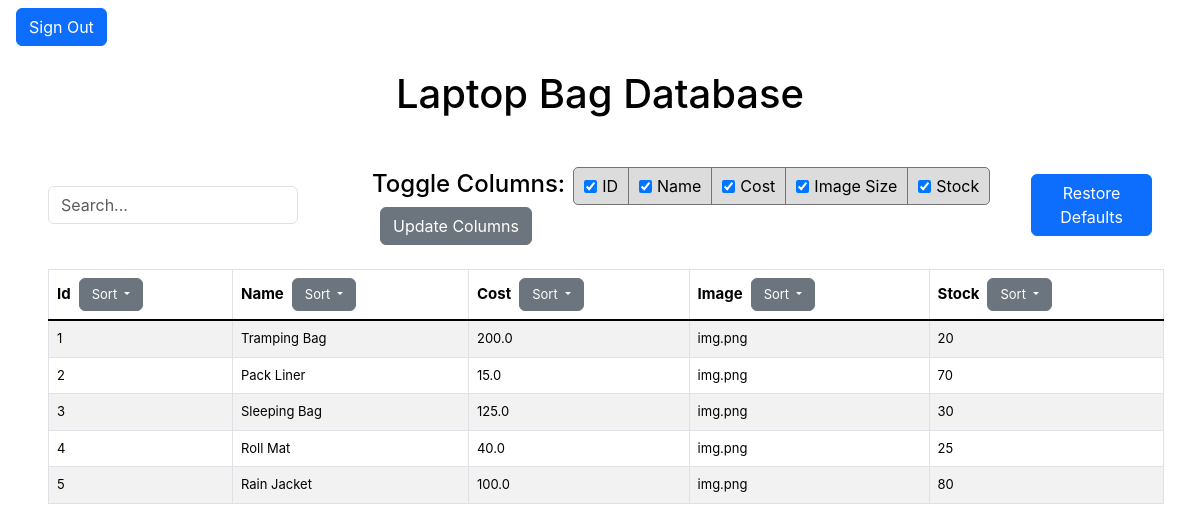
/index, run on the app's committed database.
### tables this page shows
CREATE TABLE tbl_items(
  	id INTEGER,
	name VARCHAR(50),
  	cost FLOAT,
  	image BLOB,
  	stock INT,
    PRIMARY KEY (id)
);

### app.py (the view, shortened to what this page needs)
@app.route('/index', methods=['GET', 'POST'])
def index():
    sortcolumn = 'id'
    sortvar = 'ASC'
    searchinput = ''
    columns = ['id', 'name', 'cost', 'image', 'stock']
    data = get_items(columns, searchinput, sortvar, sortcolumn)
    if request.form.get('action') == 'login':
       return redirect('/login')
    return render_template("index.html", items=data, columns=columns)

### app.py (called while the page is built)
def get_db_connection():
  conn = None;
  try:
      conn = sqlite3.connect("assets/shopped_data.db");
      print("---------------------------------------------------------------")
      print("[LOG] - Connected to database. Version", sqlite3.version);
  except Error as er:
      print(er);
  conn.row_factory = sqlite3.Row;
  sql = """
          PRAGMA foreign_keys = ON
          """
  conn.execute(sql);
  return conn

def get_items(columns, searchinput, sortvar, sortcolumn):
  conn = get_db_connection()
  cur = conn.cursor()
  sqlcolumns = ", ".join(columns)
  print("[LOG] - Attempting to execute SQL function")
  sql = f"""
  SELECT {sqlcolumns} FROM tbl_items
  WHERE (id LIKE '%{searchinput}%'
  OR name LIKE '%{searchinput}%'
  OR cost LIKE '%{searchinput}%'
  OR image LIKE '%{searchinput}%'
  OR stock LIKE '%{searchinput}%')
  ORDER BY {sortcolumn} {sortvar}
  """
  changed_table = cur.execute(sql).fetchall()
  print(f"[LOG] - Table has been updated. Sort type: {sortvar}, column sorted: {sortcolumn}, search input: {searchinput}.")
  print(f"[LOG] - Columns selected: {sqlcolumns}.")
  print("---------------------------------------------------------------")
  conn.close()
  return changed_table;

### templates/index.html (shortened to what this page needs)
<!doctype html>
<html lang="en" data-bs-theme="auto">
<head>
  <link href="https://cdn.jsdelivr.net/npm/bootstrap@5.3.3/dist/css/bootstrap.min.css" rel="stylesheet"
>
  <link rel="stylesheet" href="https://cdn.jsdelivr.net/npm/@docsearch/css@3">
  <link rel="stylesheet" href="https://cdn.jsdelivr.net/npm/bootstrap-icons@1.11.3/font/bootstrap-icons.min.css">
  <link href="../assets/dist/css/bootstrap.min.css" rel="stylesheet">
  <link href="styles.css" rel="stylesheet">
</head>
<body>
  <main class="d-flex">
    <div class="tab-content flex-grow-1 pt-2">
        <form method="POST">
            <button type="submit" name="action" value="login" class="btn btn-primary ms-3">Sign Out</button>
        </form>
      <h1 class="text-center mt-4 mb-5">Laptop Bag Database</h1>
      <div class="d-flex align-items-center mx-5 my-2">
        <form method="POST" class="me-3">
          <input type="text" name="search" placeholder="Search..." class="form-control"
            style="width: 250px; margin-right: 50px;" value="{{ request.form.get('search', '') }}">
        </form>
        <form method="POST" class="d-flex align-items-center flex-wrap">
          <h4 class="mx-2 mt-1">Toggle Columns:</h4>
          <label class="checkbox-box">
            <input type="checkbox" name="columns" value="id" {% if 'id' in columns %} checked {% endif %}> ID
          </label>
          <label class="checkbox-box">
            <input type="checkbox" name="columns" value="name" {% if 'name' in columns %} checked {% endif %}> Name
          </label>
          <label class="checkbox-box">
            <input type="checkbox" name="columns" value="cost" {% if 'cost' in columns %} checked {% endif %}> Cost
          </label>
          <label class="checkbox-box">
            <input type="checkbox" name="columns" value="image" {% if 'image' in columns %} checked {% endif %}> Image
            Size
          </label>
          <label class="checkbox-box">
            <input type="checkbox" name="columns" value="stock" {% if 'stock' in columns %} checked {% endif %}> Stock
          </label>
          <button type="submit" class="btn btn-secondary ms-3">Update Columns</button>
        </form>
        <form method="POST">
          <button type="submit" class="btn btn-primary ms-3">Restore Defaults</button>
        </form>
      </div>
      <table class="thing table table-striped table-hover table-bordered align-middle mx-5 my-4" style="width: 93%;">
        <thead>
          <tr>
            {% for c in columns %}
            <th scope="col">
              <div class="d-flex align-items-center" style="font-size: 15px;">
                {{ c | title }}
                <div class="dropdown ms-2">
                  <button class="btn btn-secondary dropdown-toggle" type="button" data-bs-toggle="dropdown"
                    aria-expanded="false" style="font-size: 13px;">
                    Sort
                  </button>
                </div>
              </div>
            </th>
            {% endfor %}
          </tr>
        </thead>
        <tbody class="table-group-divider">
          {% for row in items %}
          <tr>
            {% for c in columns %}
            <td style="font-size: 13px;">{{ row[c] }}</td>
            {% endfor %}
          </tr>
          {% endfor %}
        </tbody>
      </table>
    </div>
  </main>
</body>
</html>

### assets/styles.css (style rules this page uses)
* { font-family: 'Inter'; text-decoration: none; color:black; margin: 0; }

### templates/index.html (style rules this page uses)
.thing { height: 10px; font-size: 12px; }
.checkbox-box { border: 1px solid rgb(115, 115, 115); padding: 6px 10px; margin-right: -1px; display: flex; align-items: center; justify-content: center; background-color: #dcdcdc; cursor: pointer; }
.checkbox-box:last-of-type { border-top-right-radius: 5px; border-bottom-right-radius: 5px; }
.checkbox-box:first-of-type { border-top-left-radius: 5px; border-bottom-left-radius: 5px; }
.checkbox-box input[type="checkbox"] { margin-right: 5px; }

### data on the page
tbl_items: id "1" "Tramping Bag" "200.0" "img.png" "20"
tbl_items: id "2" "Pack Liner" "15.0" "img.png" "70"
tbl_items: id "3" "Sleeping Bag" "125.0" "img.png" "30"
tbl_items: id "4" "Roll Mat" "40.0" "img.png" "25"
tbl_items: id "5" "Rain Jacket" "100.0" "img.png" "80"

### other printed values
{{ c | title }} "Id" "Name" "Cost" "Image" "Stock"
